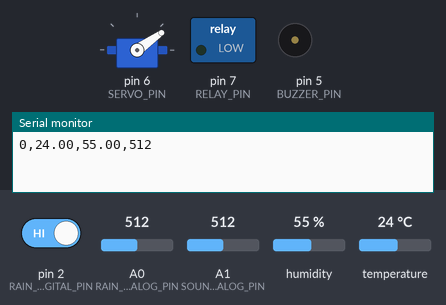
Recording of a sketch running on a simulated Arduino Uno, built with avr-gcc and run on an emulated ATmega328P. Shown: servo, switched loads named in the sketch (green lamp = pin HIGH), buzzer (waves = sounding, pin HIGH), the last lines printed to the serial monitor. The inputs (shaded band) are chosen by the test bench; at power-on: temperature 24 °C, pin 2 (RAIN_SENSOR_DIGITAL_PIN) HIGH, A1 (SOUND_SENSOR_ANALOG_PIN) = 512, A0 (RAIN_SENSOR_ANALOG_PIN) = 512, humidity 55 %.

Above: at 1.2 s.
1.3 s: temperature set to 29 °C
4.8 s: temperature set to 32 °C
At 7.8 s:
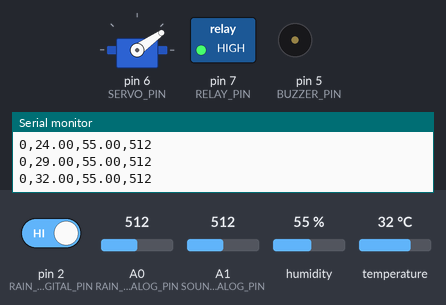
9.5 s: pin 2 (RAIN_SENSOR_DIGITAL_PIN) driven LOW
At 14.5 s:
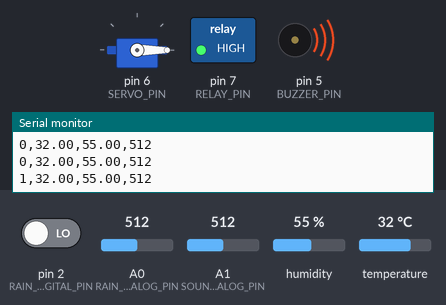
15.6 s: temperature set to 12 °C
At 19.9 s:
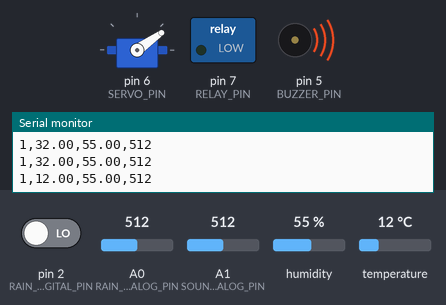
21.6 s: A1 (SOUND_SENSOR_ANALOG_PIN) set to 219
25.1 s: A1 (SOUND_SENSOR_ANALOG_PIN) set to 185
At 27.3 s:
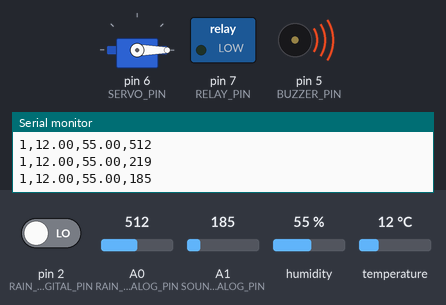
Timing chart, 0 to 28.0 s (numbered marks = the images above; inputs shaded):
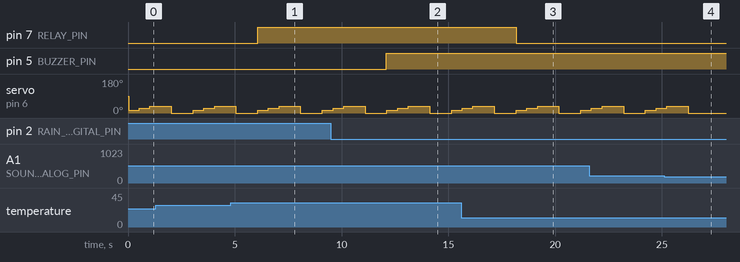

Measured:
- the behaviour switches between 30 and 31 °C on temperature (found by bisection; images 0 and 1)
- the behaviour switches between 201 and 200 on A1 (SOUND_SENSOR_ANALOG_PIN) (found by bisection; images 3 and 4)
- after the input at 4.8 s, pin 7 (RELAY_PIN): LOW → HIGH after 1.3 s
- after the input at 9.5 s, pin 5 (BUZZER_PIN): LOW → HIGH after 2.6 s
- after the input at 15.6 s, pin 7 (RELAY_PIN): HIGH → LOW after 2.6 s
- after the input at 25.1 s, servo on pin 6 (SERVO_PIN): goes on until 26.2 s, then stays 0°

The sketch:

arduino_code.ino
```cpp
#include <Servo.h>
#include <DHT.h>
// Define pin connections
#define RAIN_SENSOR_DIGITAL_PIN 2
#define RAIN_SENSOR_ANALOG_PIN A0
#define DHT_PIN 3
#define SOUND_SENSOR_PIN 4
#define SOUND_SENSOR_ANALOG_PIN A1
#define BUZZER_PIN 5
#define SERVO_PIN 6
#define RELAY_PIN 7

// DHT setup
#define DHT_TYPE DHT11 // Change to DHT22 if using DHT22
DHT dht(DHT_PIN, DHT_TYPE);
// Servo setup
Servo cradleServo;

void setup() {
  pinMode(RAIN_SENSOR_DIGITAL_PIN, INPUT);
  pinMode(SOUND_SENSOR_PIN, INPUT);
  pinMode(SOUND_SENSOR_ANALOG_PIN, INPUT);
  pinMode(BUZZER_PIN, OUTPUT);
  pinMode(RELAY_PIN, OUTPUT);
  Serial.begin(9600);
  dht.begin();
  cradleServo.attach(SERVO_PIN);
}
void loop() {
  // Read rain sensor
  int dampnessLevel = analogRead(RAIN_SENSOR_ANALOG_PIN);
  bool isDamp = digitalRead(RAIN_SENSOR_DIGITAL_PIN);
  if (!isDamp) {
    digitalWrite(BUZZER_PIN, HIGH);
    // Serial.print("Dampness Detected! Level: ");
    // Serial.println(dampnessLevel);
  } else {
    digitalWrite(BUZZER_PIN, LOW);
  }
  // Read temperature and humidity
  float temp = dht.readTemperature();
  float humidity = dht.readHumidity();
  //Serial.print("damp bool: ");
  //Serial.print("Temperature: ");
  //Serial.print("C, Humidity: ");
  Serial.print(!isDamp);
  Serial.print(",");
  Serial.print(temp);
  Serial.print(",");
  Serial.print(humidity);
  Serial.print(",");
    // Serial.print(",");
  Serial.println(analogRead(SOUND_SENSOR_ANALOG_PIN));
  // Serial.print("\n");
  //Serial.println("%");

  // Read and display sound level
  int soundLevel = analogRead(SOUND_SENSOR_ANALOG_PIN);
  // Serial.print("Sound Level: ");
  //Serial.println(digitalRead(SOUND_SENSOR_PIN));
  // Control fan based on temperature
  if (temp > 30) { // Set threshold according to need
    digitalWrite(RELAY_PIN, HIGH);
  } else {
    digitalWrite(RELAY_PIN, LOW);
  }
  // Detect baby cry and swing cradle
  if (soundLevel>200) {
    cradleServo.write(10); // Rotate to 45 degrees
    cradleServo.write(15); // Rotate to 45 degrees
    delay(500); // Adjust time as needed
    cradleServo.write(20); // Rotate to 45 degrees
    cradleServo.write(25); // Rotate to 45 degrees
    delay(500); // Adjust time as needed
    cradleServo.write(30); // Rotate to 45 degrees
    cradleServo.write(35); // Rotate to 45 degrees
    // cradleServo.write(120); // Rotate to 45 degrees
    delay(1000); // Adjust time as needed
    cradleServo.write(0); // Rotate back
  }
  delay(1000); // Wait for a second before next loop iteration
}
```
